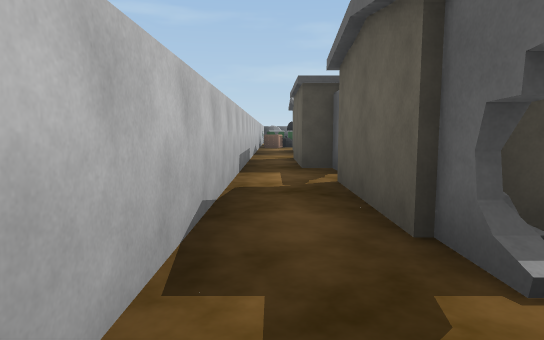
View 1 (above)

24 first-person views from a walk through a 3-D level made in the Unity game engine. The camera is 1.2 m above the floor, tilts 6° down and sees 75° across. Doors are open. The floor is counted in squares, 2 m on a side. Each view is taken from the middle of a square. On the plan, view 1 faces up. The plan holds only what a view shows up to about 10 squares ahead; the rest is blank. The place goes on beyond the plan. Some surface patterns are stand-ins.

View 2
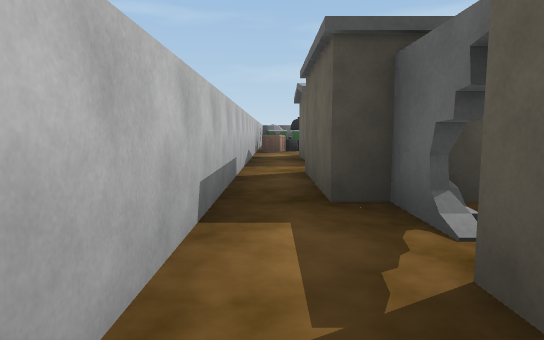

View 3
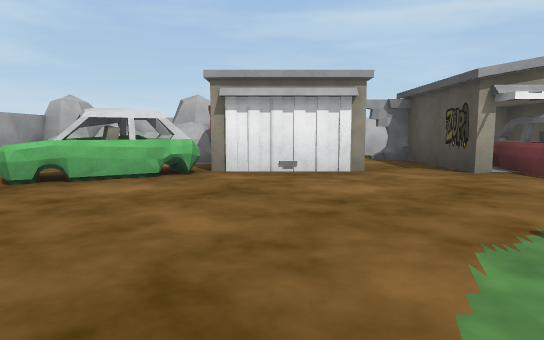

View 4
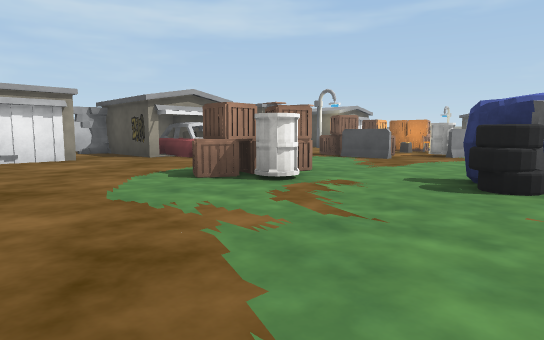

View 5
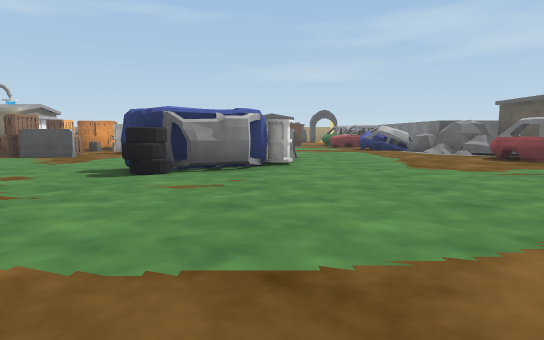

View 6
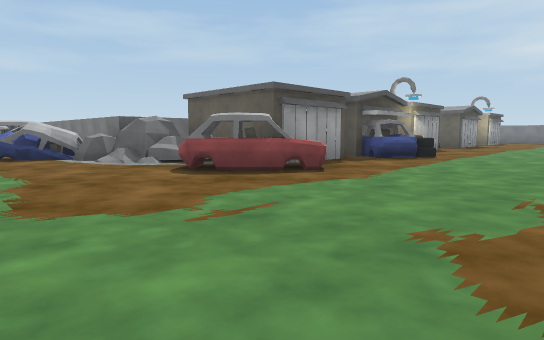

View 7
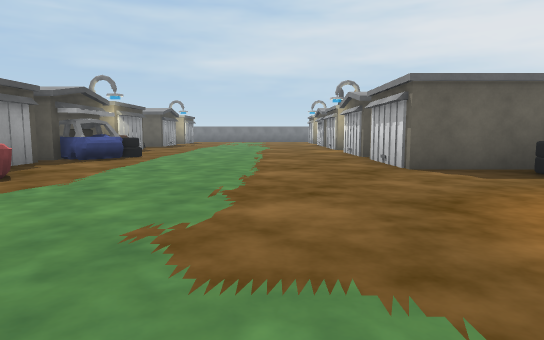

View 8
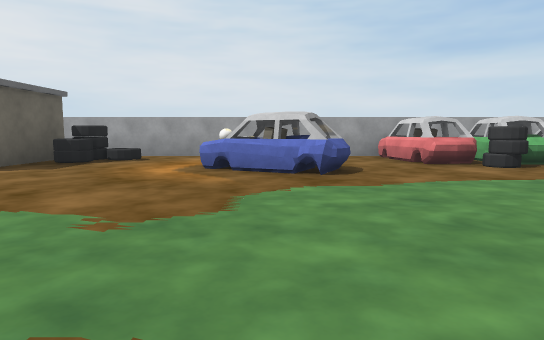

View 9
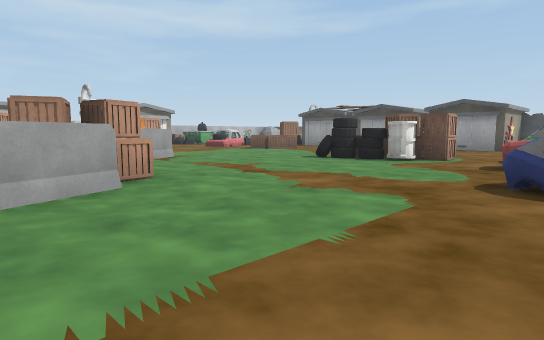

View 10
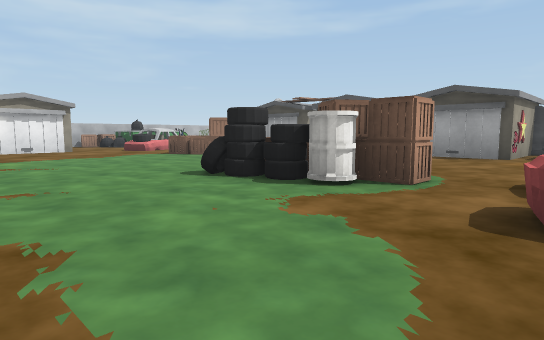

View 11
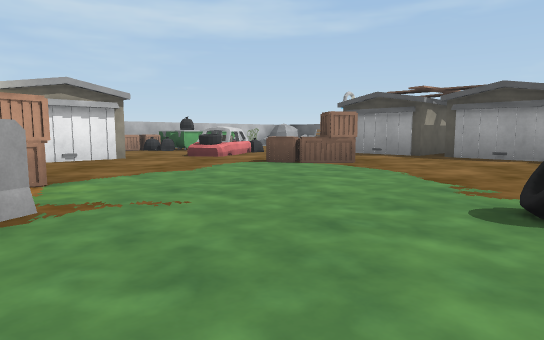

View 12
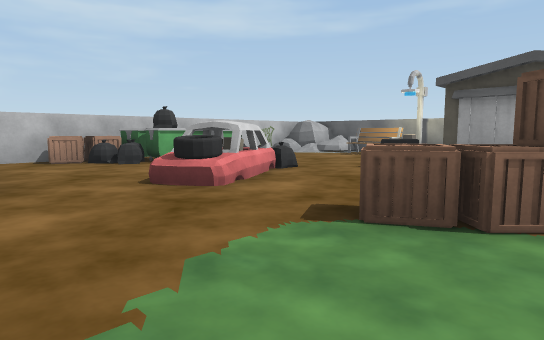

View 13
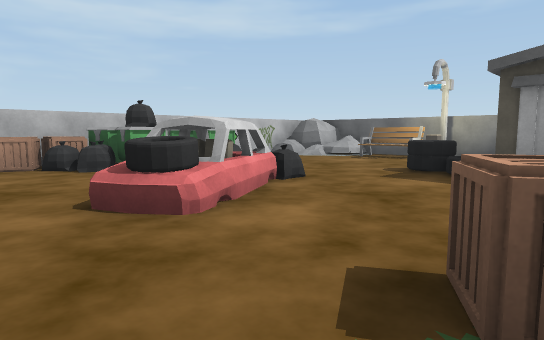

View 14
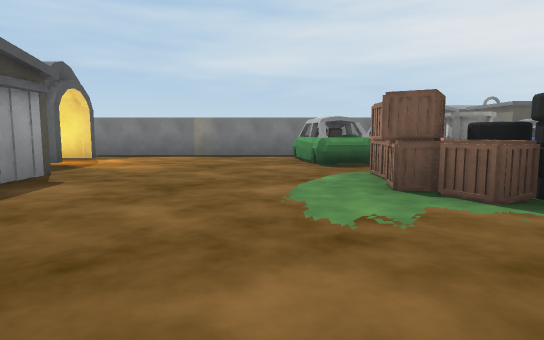

View 15
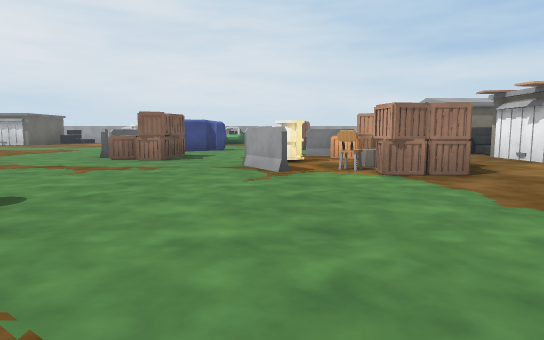

View 16
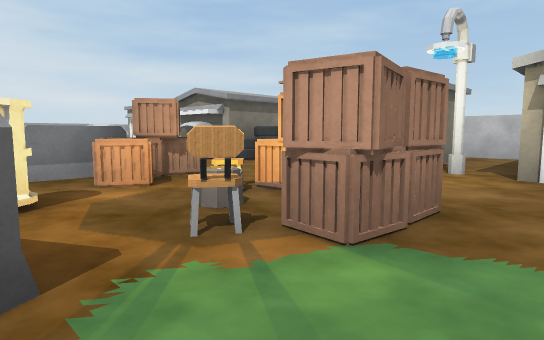

View 17
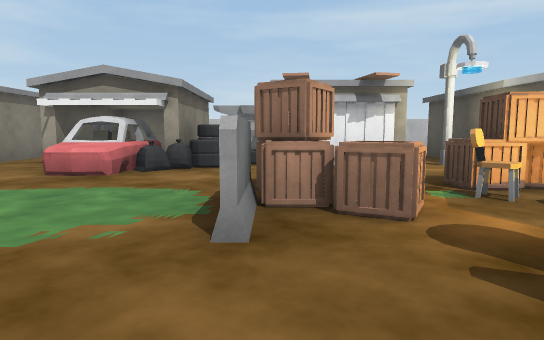

View 18
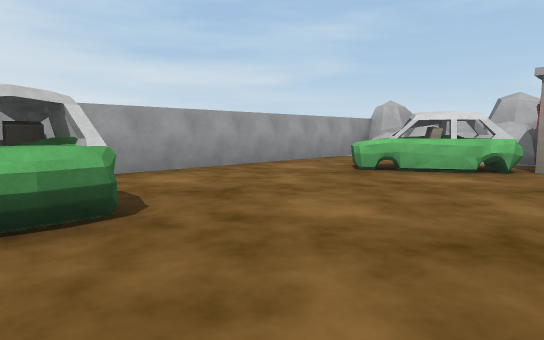

View 19
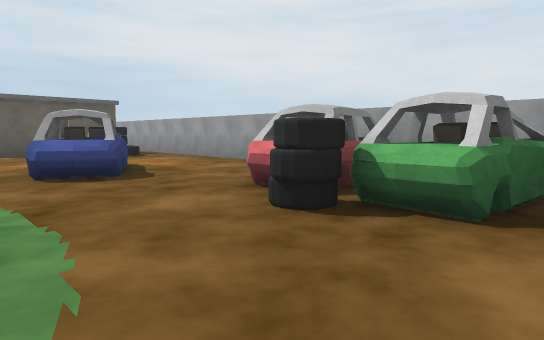

View 20
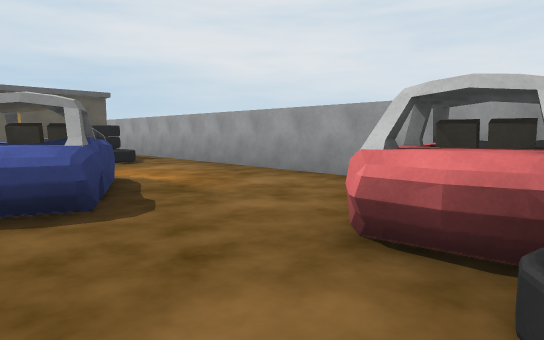

View 21
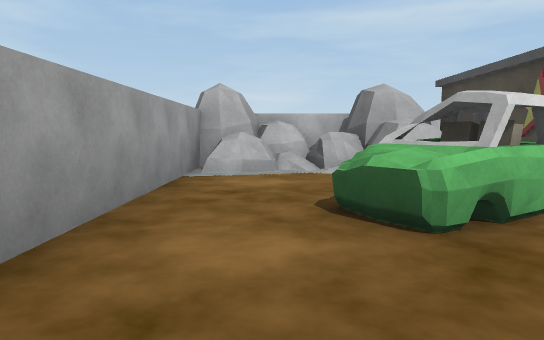

View 22
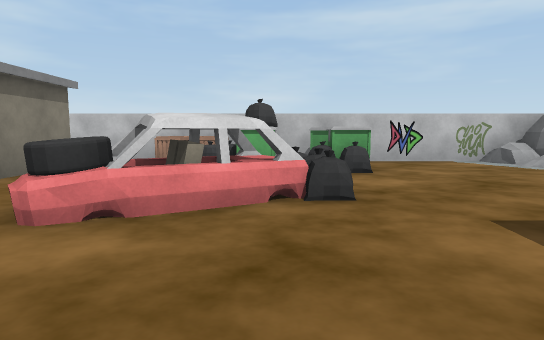

View 23
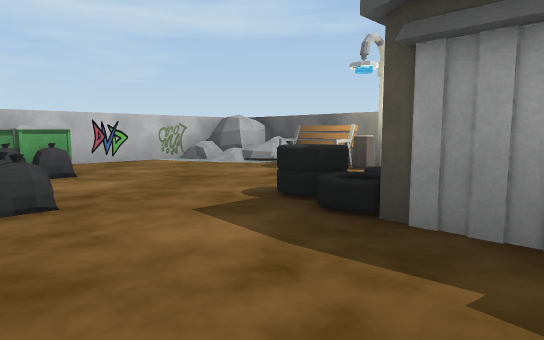

View 24
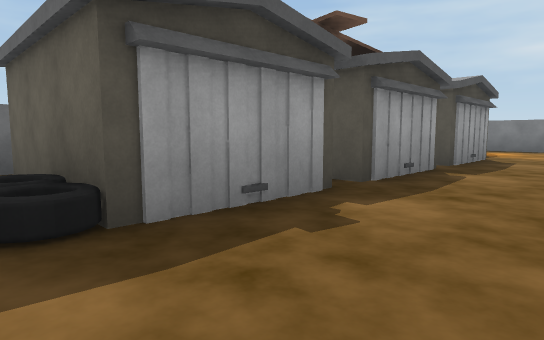

### Floor plan
Key: @ floor where view 1 was taken; # wall or solid block; . main floor; : floor 0.5 m higher than the main floor; / step, stairs or slope; D open door; G garage; C car; R rock; B barrier; A crate; T tire; L lamp; E bench; I bin; H chair; O other object.
Columns run from 1 left of view 1 to 25 right of it. Each row starts with its distance up from view 1.
 23       ##
 22 #RR##L
 21  RREEI G GG GG GO
 20 #..... #       #  D #
 19 #.....O##########DD.#
 18 #.I.................#
 17 #II.................#
 16 #II.CC..............#
 15 #AI. C..AA..........#
 14 #A...:..A........CCC#
 13 #............TTA.CCC#
 12 #.G##........T...CCC#
 11 #.###.............  #
 10 #.###..AA........CC #
  9 #...L..A HB.......CCR#
  8 #.G G..AHOB........RR
  7 #.###...AAB..A.....RR#  GG
  6 #.O##..AAB...AB......## GG#
  5 #.O#OO.......  ....CCG#G#C#
  4 #.###O.......CO.....CC..CT.
  3 #.G###C.....TC...........O.
  2 #.O##....A..T..............
  1 #........OO................
  0 #@G#G......................
 -1 #  ##......................
 -2 #R##OC..........C..........
 -3 RRR..C.......T..CCO...#####
 -4 #RR..CC...CCCCC......O#
 -5 RRR.......CCCCC...../OG GG
 -6  RR.......  CCC........
 -7    #########   #########

Positions as (right, up) in squares from view 1, and headings:
1: (0, 0), facing up
2: (0, 3), facing up
3: (9, -1), facing left
4: (12, -2), facing up-left
5: (13, -3), facing up
6: (15, 0), facing up-right
7: (15, 0), facing right
8: (16, 3), facing down
9: (17, 5), facing up-left
10: (16, 9), facing up-left
11: (12, 9), facing up-left
12: (8, 12), facing up-left
13: (7, 13), facing up-left
14: (9, 15), facing right
15: (9, 15), facing down
16: (9, 11), facing down-left
17: (10, 6), facing left
18: (10, -1), facing down-left
19: (10, -1), facing down-right
20: (12, -2), facing down-right
21: (7, -5), facing left
22: (7, 16), facing left
23: (7, 16), facing up-left
24: (5, 16), facing up-right
